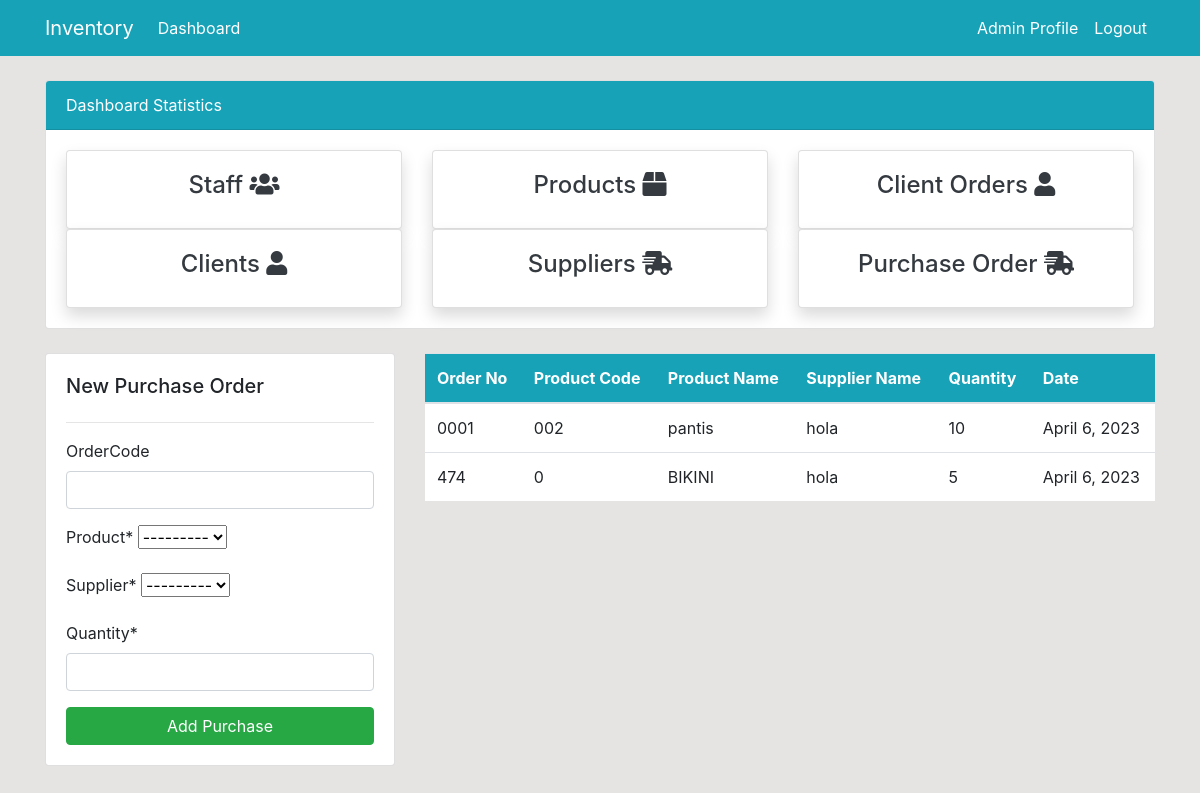
Before: /purchase/order/ (signed in) with the older database file.
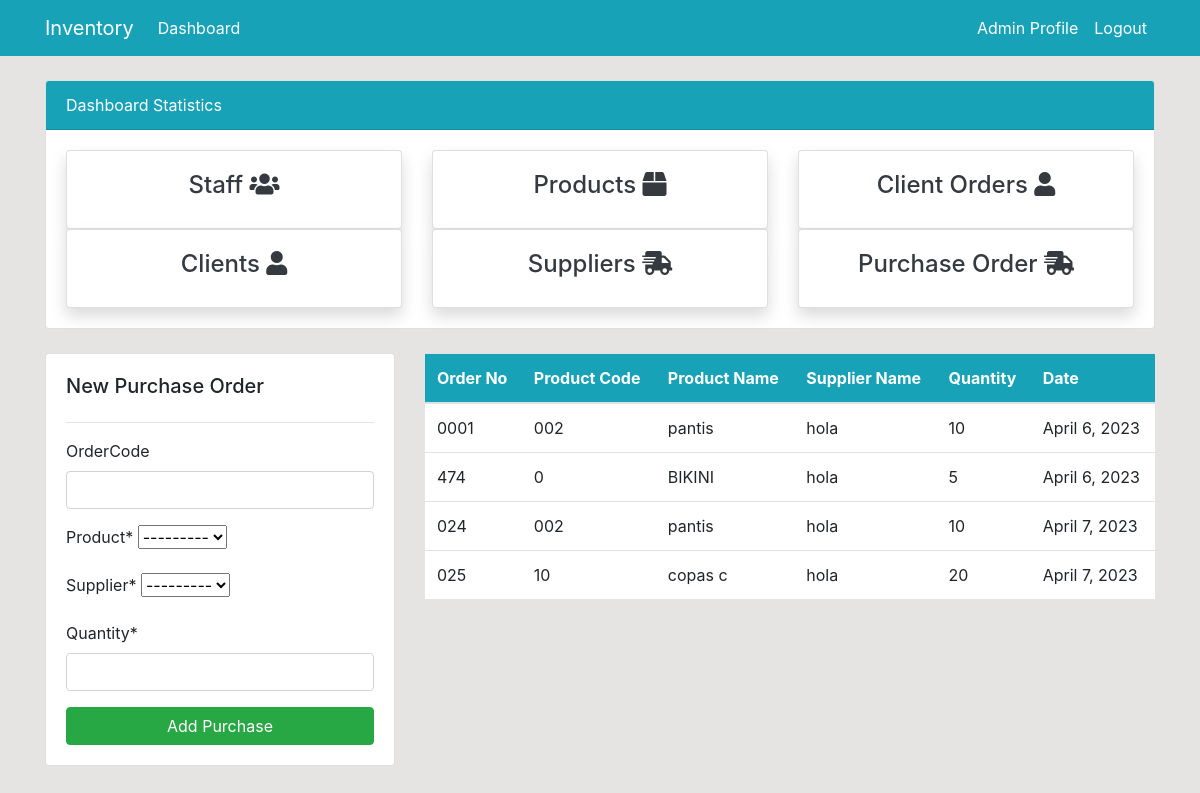
After: the same page with the newer database file.
### dashboard/models.py (models this page shows, shortened)
class PurchaseOrder(models.Model):
    orderCode = models.CharField(max_length=20 , blank=True, null=True)
    product = models.ForeignKey(Product,on_delete=models.CASCADE, related_name='purchase_orders')
    supplier = models.ForeignKey(Supplier,on_delete=models.CASCADE, related_name='purchase_orders')
    quantity = models.IntegerField()
    order_date = models.DateField(auto_now_add=True)

class Product(models.Model):
    code = models.CharField(max_length=20, null=True)
    name = models.CharField(max_length=100, null=True)
    category = models.CharField(max_length=20)
    description = models.TextField(max_length=150)
    quantity = models.PositiveIntegerField(null=True)
    image = models.ImageField(default='/static/img/product.png', upload_to='product_images')
    def __str__(self):
        return f'{self.name}.'

class Supplier(models.Model):
    category = models.CharField(max_length=20)
    name = models.CharField(max_length=100, null=True)
    telephone = models.CharField(max_length=20)
    email = models.EmailField()
    def __str__(self):
        return f'{self.name}'

### dashboard/views.py (the view)
# urls.py: path('purchase/order/', views.purchase_order, name='dashboard-purchase-order'),
@login_required(login_url='user-login')
def purchase_order(request):
    if request.method == 'POST':
        form = PurchaseOrderForm(request.POST)
        if form.is_valid():
            order = form.save()
            product = order.product
            product.quantity += order.quantity
            product.save()
            return redirect('dashboard-purchase-order')
    else:
        form = PurchaseOrderForm()
    orders = PurchaseOrder.objects.all()
    context = {
        'orders': orders,
        'form': form,
    }
    return render(request, "dashboard/purchase_order.html", context)

### dashboard/forms.py
class PurchaseOrderForm(forms.ModelForm):
    supplier = forms.ModelChoiceField(queryset=Supplier.objects.all())
    class Meta:
        model= PurchaseOrder
        fields = [
            'orderCode', 'product', 'supplier', 'quantity',
        ]

### templates/dashboard/purchase_order.html (shortened to what this page needs)
{% extends 'partials/base.html' %}
{% load crispy_forms_tags %}
{% block content %}
{% include 'partials/topside.html' %}
<div class="row my-4 ">
    <div class="col-md-4">
        <div  class="card card-body">
            <h5>New Purchase Order</h5>
            <hr>
            <form method="POST">
                {{ form|crispy }}
                <input class="btn btn-success btn-block" type="submit" value="Add Purchase" >
            </form>
        </div>
    </div>
    <div class="col-md-8">
        <table class="table bg-white">
            <thead class="bg-info text-white">
                <tr>
                    <th scope="col">Order No</th>
                    <th scope="col">Product Code</th>
                    <th scope="col">Product Name</th>
                    <th scope="col">Supplier Name</th>
                    <th scope="col">Quantity</th>
                    <th scope="col">Date</th>
                </tr>
            </thead>
            <tbody>
                {% for order in orders %}
                <tr>
                    <td>{{ order.orderCode }}</td>
                    <td>{{ order.product.code }}</td>
                    <td>{{ order.product.name }}</td>
                    <td>{{ order.supplier }}</td>
                    <td>{{ order.quantity }}</td>
                    <td>{{ order.order_date }}</td>
                </tr>
                {% endfor %}
            </tbody>
        </table>
    </div>
</div>
{% endblock %}

Changed rows visible on the page:
added PurchaseOrder: orderCode "024", product.code "002", product.name "pantis", supplier "hola", quantity "10", order_date "April 7, 2023"
added PurchaseOrder: orderCode "025", product.code "10", product.name "copas c", supplier "hola", quantity "20", order_date "April 7, 2023"
